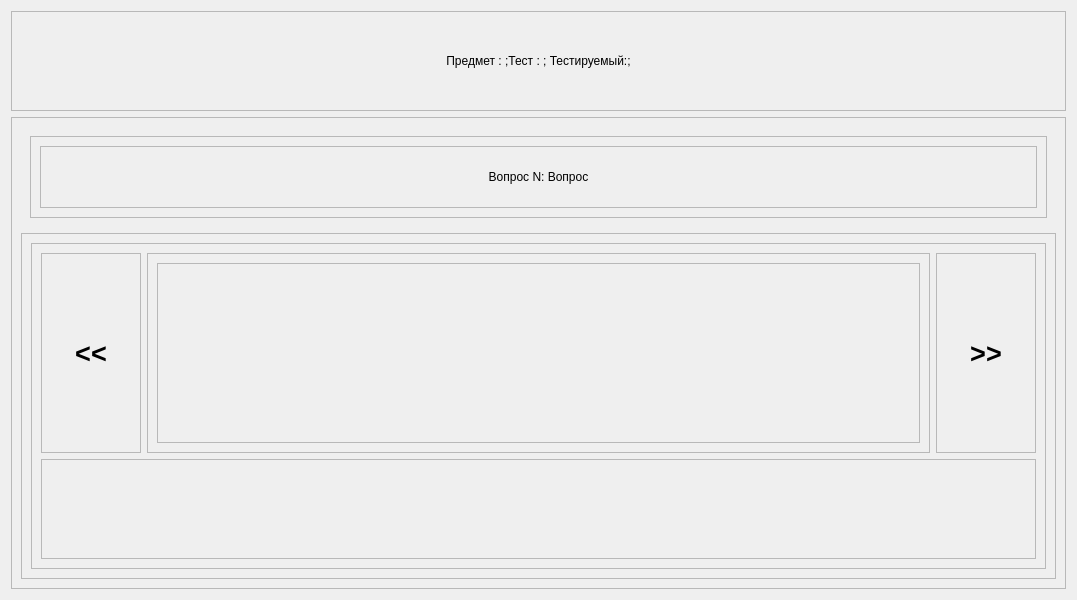
<?xml version="1.0" encoding="UTF-8"?>
<ui version="4.0">
 <class>Widget</class>
 <widget class="QWidget" name="Widget">
  <property name="geometry">
   <rect>
    <x>0</x>
    <y>0</y>
    <width>1077</width>
    <height>600</height>
   </rect>
  </property>
  <property name="windowTitle">
   <string>Widget</string>
  </property>
  <layout class="QVBoxLayout" name="verticalLayout_2">
   <item>
    <layout class="QGridLayout" name="gridLayout">
     <item row="0" column="0">
      <widget class="QFrame" name="frame_4">
       <property name="maximumSize">
        <size>
         <width>16777215</width>
         <height>100</height>
        </size>
       </property>
       <property name="styleSheet">
        <string notr="true">QFrame#frame
{
    border-width: 2px;
    border-color: black;
}</string>
       </property>
       <property name="frameShape">
        <enum>QFrame::StyledPanel</enum>
       </property>
       <property name="frameShadow">
        <enum>QFrame::Plain</enum>
       </property>
       <property name="midLineWidth">
        <number>1</number>
       </property>
       <layout class="QGridLayout" name="gridLayout_8">
        <item row="0" column="0">
         <widget class="QLabel" name="labelNameTopicText">
          <property name="text">
           <string>Предмет : ;Тест : ; Тестируемый:;</string>
          </property>
          <property name="alignment">
           <set>Qt::AlignCenter</set>
          </property>
         </widget>
        </item>
       </layout>
      </widget>
     </item>
     <item row="1" column="0">
      <widget class="QFrame" name="frame_3">
       <property name="styleSheet">
        <string notr="true">QFrame#frame_2
{
    border-width: 2px;
    border-color: black;
}</string>
       </property>
       <property name="frameShape">
        <enum>QFrame::StyledPanel</enum>
       </property>
       <property name="frameShadow">
        <enum>QFrame::Plain</enum>
       </property>
       <layout class="QGridLayout" name="gridLayout_2">
        <item row="1" column="0">
         <widget class="QFrame" name="frame">
          <property name="frameShape">
           <enum>QFrame::StyledPanel</enum>
          </property>
          <property name="frameShadow">
           <enum>QFrame::Raised</enum>
          </property>
          <layout class="QGridLayout" name="gridLayout_3">
           <item row="0" column="0">
            <layout class="QHBoxLayout" name="horizontalLayout">
             <item>
              <widget class="QFrame" name="frame_6">
               <property name="frameShape">
                <enum>QFrame::StyledPanel</enum>
               </property>
               <property name="frameShadow">
                <enum>QFrame::Raised</enum>
               </property>
               <layout class="QGridLayout" name="gridLayout_5">
                <item row="0" column="2">
                 <widget class="QFrame" name="frame_Next">
                  <property name="maximumSize">
                   <size>
                    <width>100</width>
                    <height>16777215</height>
                   </size>
                  </property>
                  <property name="frameShape">
                   <enum>QFrame::StyledPanel</enum>
                  </property>
                  <property name="frameShadow">
                   <enum>QFrame::Plain</enum>
                  </property>
                  <layout class="QGridLayout" name="gridLayout_11">
                   <item row="0" column="0">
                    <widget class="QPushButton" name="pb_Next">
                     <property name="sizePolicy">
                      <sizepolicy hsizetype="Preferred" vsizetype="Preferred">
                       <horstretch>0</horstretch>
                       <verstretch>0</verstretch>
                      </sizepolicy>
                     </property>
                     <property name="font">
                      <font>
                       <pointsize>20</pointsize>
                       <bold>true</bold>
                      </font>
                     </property>
                     <property name="text">
                      <string>&gt;&gt;</string>
                     </property>
                     <property name="flat">
                      <bool>true</bool>
                     </property>
                    </widget>
                   </item>
                  </layout>
                 </widget>
                </item>
                <item row="0" column="1">
                 <widget class="QFrame" name="frame_8">
                  <property name="frameShape">
                   <enum>QFrame::StyledPanel</enum>
                  </property>
                  <property name="frameShadow">
                   <enum>QFrame::Plain</enum>
                  </property>
                  <property name="midLineWidth">
                   <number>1</number>
                  </property>
                  <layout class="QGridLayout" name="gridLayout_6">
                   <item row="0" column="0">
                    <layout class="QGridLayout" name="gridLayout_12">
                     <item row="0" column="0">
                      <widget class="QFrame" name="frame_Answer">
                       <property name="maximumSize">
                        <size>
                         <width>16777215</width>
                         <height>50000</height>
                        </size>
                       </property>
                       <property name="frameShape">
                        <enum>QFrame::StyledPanel</enum>
                       </property>
                       <property name="frameShadow">
                        <enum>QFrame::Raised</enum>
                       </property>
                       <layout class="QGridLayout" name="gridLayout_13">
                        <item row="0" column="0">
                         <layout class="QVBoxLayout" name="verticalLayout"/>
                        </item>
                       </layout>
                      </widget>
                     </item>
                    </layout>
                   </item>
                  </layout>
                 </widget>
                </item>
                <item row="1" column="0" colspan="3">
                 <widget class="QFrame" name="frame_9">
                  <property name="maximumSize">
                   <size>
                    <width>16777215</width>
                    <height>100</height>
                   </size>
                  </property>
                  <property name="frameShape">
                   <enum>QFrame::StyledPanel</enum>
                  </property>
                  <property name="frameShadow">
                   <enum>QFrame::Plain</enum>
                  </property>
                  <property name="midLineWidth">
                   <number>1</number>
                  </property>
                 </widget>
                </item>
                <item row="0" column="0">
                 <widget class="QFrame" name="frame_2">
                  <property name="maximumSize">
                   <size>
                    <width>100</width>
                    <height>16777215</height>
                   </size>
                  </property>
                  <property name="font">
                   <font>
                    <bold>true</bold>
                   </font>
                  </property>
                  <property name="frameShape">
                   <enum>QFrame::StyledPanel</enum>
                  </property>
                  <property name="frameShadow">
                   <enum>QFrame::Plain</enum>
                  </property>
                  <layout class="QGridLayout" name="gridLayout_10">
                   <item row="0" column="0">
                    <widget class="QPushButton" name="pb_Prev">
                     <property name="sizePolicy">
                      <sizepolicy hsizetype="Preferred" vsizetype="Preferred">
                       <horstretch>0</horstretch>
                       <verstretch>0</verstretch>
                      </sizepolicy>
                     </property>
                     <property name="font">
                      <font>
                       <pointsize>20</pointsize>
                       <bold>true</bold>
                      </font>
                     </property>
                     <property name="text">
                      <string>&lt;&lt;</string>
                     </property>
                     <property name="flat">
                      <bool>true</bool>
                     </property>
                    </widget>
                   </item>
                  </layout>
                 </widget>
                </item>
               </layout>
              </widget>
             </item>
            </layout>
           </item>
          </layout>
         </widget>
        </item>
        <item row="0" column="0">
         <widget class="QWidget" name="widget" native="true">
          <property name="maximumSize">
           <size>
            <width>16777215</width>
            <height>100</height>
           </size>
          </property>
          <layout class="QGridLayout" name="gridLayout_4">
           <item row="0" column="0">
            <widget class="QFrame" name="frame_7">
             <property name="styleSheet">
              <string notr="true">QFrame
{
  border-width : 2px;
  border-color: black;
}</string>
             </property>
             <property name="frameShape">
              <enum>QFrame::StyledPanel</enum>
             </property>
             <property name="frameShadow">
              <enum>QFrame::Raised</enum>
             </property>
             <layout class="QGridLayout" name="gridLayout_7">
              <item row="0" column="0">
               <widget class="QFrame" name="frame_10">
                <property name="frameShape">
                 <enum>QFrame::StyledPanel</enum>
                </property>
                <property name="frameShadow">
                 <enum>QFrame::Plain</enum>
                </property>
                <layout class="QGridLayout" name="gridLayout_9">
                 <item row="0" column="0">
                  <widget class="QLabel" name="labelQuestion">
                   <property name="text">
                    <string>Вопрос N: Вопрос</string>
                   </property>
                   <property name="alignment">
                    <set>Qt::AlignCenter</set>
                   </property>
                  </widget>
                 </item>
                </layout>
               </widget>
              </item>
             </layout>
            </widget>
           </item>
          </layout>
         </widget>
        </item>
       </layout>
      </widget>
     </item>
    </layout>
   </item>
  </layout>
 </widget>
 <resources/>
 <connections/>
</ui>
